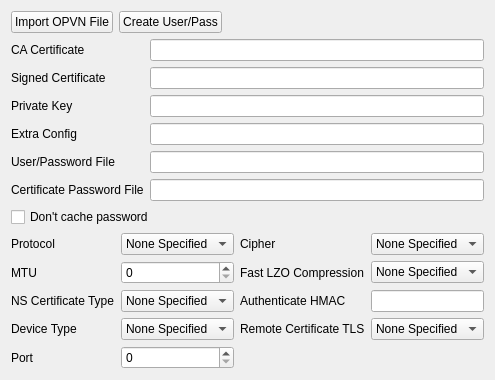
     <widget class="QWidget" name="OpenVPN">
      <layout class="QVBoxLayout" name="verticalLayout_8">
       <item>
        <layout class="QHBoxLayout" name="horizontalLayout_4">
         <item>
          <widget class="QPushButton" name="pushButton_01_importopvn">
           <property name="whatsThis">
            <string>&lt;html&gt;&lt;head/&gt;&lt;body&gt;&lt;p&gt;This button will import an OpenVPN .opvn file. The .opvn file will be read, processed, and converted to a .conf file with the location of the resulting file entered into the Extra Config box below. The .conf file will be supplied as an argument to the &lt;span style=&quot; font-weight:600;&quot;&gt;--config&lt;/span&gt; option in OpenVPN.&lt;/p&gt;&lt;/body&gt;&lt;/html&gt;</string>
           </property>
           <property name="text">
            <string>Import OPVN File</string>
           </property>
          </widget>
         </item>
         <item>
          <widget class="QPushButton" name="pushButton_01_createuserpass">
           <property name="whatsThis">
            <string>&lt;html&gt;&lt;head/&gt;&lt;body&gt;&lt;p&gt;This will allow the creation of a User/Password file.  You will be prompted to supply the OpenVPN user name and password for the VPN service.  This file is used in conjunction with the &lt;span style=&quot; font-weight:600;&quot;&gt;--auth-user-pass&lt;/span&gt; option.  The location of the file created will be automatically entered in the User/Password box below.&lt;/p&gt;&lt;/body&gt;&lt;/html&gt;</string>
           </property>
           <property name="text">
            <string>Create User/Pass</string>
           </property>
          </widget>
         </item>
         <item>
          <spacer name="horizontalSpacer_6">
           <property name="orientation">
            <enum>Qt::Horizontal</enum>
           </property>
           <property name="sizeHint" stdset="0">
            <size>
             <width>40</width>
             <height>20</height>
            </size>
           </property>
          </spacer>
         </item>
        </layout>
       </item>
       <item>
        <layout class="QGridLayout" name="gridLayout_16">
         <item row="5" column="0">
          <widget class="QLabel" name="label_01_authuserpass">
           <property name="text">
            <string>User/Password File</string>
           </property>
          </widget>
         </item>
         <item row="0" column="0">
          <widget class="QLabel" name="label_01_cacert">
           <property name="text">
            <string>&lt;html&gt;&lt;head/&gt;&lt;body&gt;&lt;p&gt;&lt;span style=&quot; color:#000000;&quot;&gt;CA Certificate&lt;/span&gt;&lt;/p&gt;&lt;/body&gt;&lt;/html&gt;</string>
           </property>
          </widget>
         </item>
         <item row="1" column="1">
          <widget class="QLineEdit" name="lineEdit_01_cert">
           <property name="whatsThis">
            <string>&lt;html&gt;&lt;head/&gt;&lt;body&gt;&lt;p&gt;Local peer's signed certificate in .pem format which must be signed by a certificate authority whose certificate is in --ca file.&lt;/p&gt;&lt;p&gt;Each peer in an OpenVPN link running in TLS mode should have its own certificate and private key file. In addition, each certificate should have been signed by the key of a certificate authority whose public key resides in the --ca certificate authority file.&lt;/p&gt;&lt;/body&gt;&lt;/html&gt;</string>
           </property>
          </widget>
         </item>
         <item row="1" column="0">
          <widget class="QLabel" name="label_01_cert">
           <property name="text">
            <string>&lt;html&gt;&lt;head/&gt;&lt;body&gt;&lt;p&gt;&lt;span style=&quot; color:#000000;&quot;&gt;Signed Certificate&lt;/span&gt;&lt;/p&gt;&lt;/body&gt;&lt;/html&gt;</string>
           </property>
          </widget>
         </item>
         <item row="4" column="0">
          <widget class="QLabel" name="label_01_config">
           <property name="text">
            <string>Extra Config</string>
           </property>
          </widget>
         </item>
         <item row="2" column="0">
          <widget class="QLabel" name="label_01_key">
           <property name="text">
            <string>&lt;html&gt;&lt;head/&gt;&lt;body&gt;&lt;p&gt;&lt;span style=&quot; color:#000000;&quot;&gt;Private Key&lt;/span&gt;&lt;/p&gt;&lt;/body&gt;&lt;/html&gt;</string>
           </property>
          </widget>
         </item>
         <item row="0" column="1">
          <widget class="QLineEdit" name="lineEdit_01_cacert">
           <property name="whatsThis">
            <string>&lt;html&gt;&lt;head/&gt;&lt;body&gt;&lt;p&gt;Certificate authority (CA) file in .pem format, also referred to as the root certificate. This file can have multiple certificates in  .pem  format,  concatenated together.&lt;/p&gt;&lt;/body&gt;&lt;/html&gt;</string>
           </property>
          </widget>
         </item>
         <item row="5" column="1">
          <widget class="QLineEdit" name="lineEdit_01_authuserpass">
           <property name="whatsThis">
            <string>&lt;html&gt;&lt;head/&gt;&lt;body&gt;&lt;p&gt;Location of a user/password file to be used in conjunction with the &lt;span style=&quot; font-weight:600;&quot;&gt;--auth-user-pass&lt;/span&gt; option.&lt;/p&gt;&lt;/body&gt;&lt;/html&gt;</string>
           </property>
          </widget>
         </item>
         <item row="2" column="1">
          <widget class="QLineEdit" name="lineEdit_01_key">
           <property name="whatsThis">
            <string>&lt;html&gt;&lt;head/&gt;&lt;body&gt;&lt;p&gt;Local peer's private key in .pem format. Use the private key which was generated when you built your peer's certificate&lt;/p&gt;&lt;/body&gt;&lt;/html&gt;</string>
           </property>
          </widget>
         </item>
         <item row="4" column="1">
          <widget class="QLineEdit" name="lineEdit_01_config">
           <property name="whatsThis">
            <string>&lt;html&gt;&lt;head/&gt;&lt;body&gt;&lt;p&gt;OpenVPN config file that can contain extra options not supported by the ConnMan OpenVPN plugin.&lt;/p&gt;&lt;p&gt;When an OpenVPN .opvn file is imported the contents of that are placed in the extra config file.&lt;/p&gt;&lt;/body&gt;&lt;/html&gt;</string>
           </property>
          </widget>
         </item>
         <item row="6" column="0">
          <widget class="QLabel" name="label_01_askpass">
           <property name="text">
            <string>Certificate Password File</string>
           </property>
          </widget>
         </item>
         <item row="6" column="1">
          <widget class="QLineEdit" name="lineEdit_01_askpass">
           <property name="whatsThis">
            <string>&lt;html&gt;&lt;head/&gt;&lt;body&gt;&lt;p&gt;For the extremely security conscious, it is possible to protect your private key with a password.  Location of the file containing the password is in this box. &lt;/p&gt;&lt;/body&gt;&lt;/html&gt;</string>
           </property>
          </widget>
         </item>
        </layout>
       </item>
       <item>
        <widget class="QCheckBox" name="checkBox_01_authnocache">
         <property name="whatsThis">
          <string>&lt;html&gt;&lt;head/&gt;&lt;body&gt;&lt;p&gt;Don't cache &lt;span style=&quot; font-weight:600;&quot;&gt;--askpass&lt;/span&gt; or &lt;span style=&quot; font-weight:600;&quot;&gt;--auth-user-pass&lt;/span&gt; username names and passwords in virtual memory.&lt;/p&gt;&lt;/body&gt;&lt;/html&gt;</string>
         </property>
         <property name="text">
          <string>Don't cache password</string>
         </property>
        </widget>
       </item>
       <item>
        <layout class="QGridLayout" name="gridLayout_18">
         <item row="1" column="3">
          <widget class="QComboBox" name="comboBox_01_complzo">
           <property name="whatsThis">
            <string>&lt;html&gt;&lt;head/&gt;&lt;body&gt;&lt;p&gt;&lt;span style=&quot; font-weight:600;&quot;&gt;DEPRECATED&lt;/span&gt;&lt;/p&gt;&lt;p&gt;Enable LZO compression algorithm.  Compression is generally not recommended.  VPN tunnels which use compression are suspectible to the VORALCE attack vector. Use LZO compression may add up to 1 byte per packet for incompressible data. mode may be yes, no, or adaptive (default).&lt;/p&gt;&lt;/body&gt;&lt;/html&gt;</string>
           </property>
           <item>
            <property name="text">
             <string>None Specified</string>
            </property>
           </item>
           <item>
            <property name="text">
             <string>adaptive</string>
            </property>
           </item>
           <item>
            <property name="text">
             <string>yes</string>
            </property>
           </item>
           <item>
            <property name="text">
             <string>no</string>
            </property>
           </item>
          </widget>
         </item>
         <item row="0" column="3">
          <widget class="QComboBox" name="comboBox_01_cipher">
           <property name="whatsThis">
            <string>&lt;html&gt;&lt;head/&gt;&lt;body&gt;&lt;p&gt;This option is deprecated for server-client mode. Options &lt;span style=&quot; font-weight:600;&quot;&gt;--data-ciphers&lt;/span&gt; or possibly -&lt;span style=&quot; font-weight:600;&quot;&gt;-data-ciphers-fallback&lt;/span&gt; should be used instead. Encrypt data channel packets with the specified cipher algorithm.&lt;/p&gt;&lt;p&gt;The default is BF-CBC, an abbreviation for Blowfish in Cipher Block Chaining mode.&lt;/p&gt;&lt;/body&gt;&lt;/html&gt;</string>
           </property>
           <item>
            <property name="text">
             <string>None Specified</string>
            </property>
           </item>
          </widget>
         </item>
         <item row="4" column="1">
          <widget class="QSpinBox" name="spinBox_01_port">
           <property name="whatsThis">
            <string>&lt;html&gt;&lt;head/&gt;&lt;body&gt;&lt;p&gt;TCP/UDP port number.&lt;/p&gt;&lt;/body&gt;&lt;/html&gt;</string>
           </property>
          </widget>
         </item>
         <item row="1" column="0">
          <widget class="QLabel" name="label_01_mtu">
           <property name="text">
            <string>MTU</string>
           </property>
          </widget>
         </item>
         <item row="0" column="1">
          <widget class="QComboBox" name="comboBox_01_proto">
           <property name="whatsThis">
            <string>&lt;html&gt;&lt;head/&gt;&lt;body&gt;&lt;p&gt;Specify the protocol for communicating with remote host. The protocal can be &lt;span style=&quot; font-weight:600;&quot;&gt;udp, tcp-client, or tcp-server.&lt;/span&gt;&lt;/p&gt;&lt;p&gt;You can also limit OpenVPN to use only IPv4 or only IPv6 by specifying the protocol as &lt;span style=&quot; font-weight:600;&quot;&gt;udp4, tcp4-client, tcp4-server or udp6, tcp6-client, tcp6-server&lt;/span&gt;, respectively. &lt;/p&gt;&lt;p&gt;The default protocol is udp when --proto is not specified.&lt;/p&gt;&lt;p&gt;For UDP operation, --proto udp should be specified on both peers.&lt;/p&gt;&lt;/body&gt;&lt;/html&gt;</string>
           </property>
           <item>
            <property name="text">
             <string>None Specified</string>
            </property>
           </item>
           <item>
            <property name="text">
             <string>udp</string>
            </property>
           </item>
           <item>
            <property name="text">
             <string>udp4</string>
            </property>
           </item>
           <item>
            <property name="text">
             <string>udp6</string>
            </property>
           </item>
           <item>
            <property name="text">
             <string>tcp-client</string>
            </property>
           </item>
           <item>
            <property name="text">
             <string>tcp4-client</string>
            </property>
           </item>
           <item>
            <property name="text">
             <string>tcp6-client</string>
            </property>
           </item>
           <item>
            <property name="text">
             <string>tcp-server</string>
            </property>
           </item>
           <item>
            <property name="text">
             <string>tcp4-server</string>
            </property>
           </item>
           <item>
            <property name="text">
             <string>tcp6-server</string>
            </property>
           </item>
          </widget>
         </item>
         <item row="3" column="1">
          <widget class="QComboBox" name="comboBox_01_devtype">
           <property name="whatsThis">
            <string>&lt;html&gt;&lt;head/&gt;&lt;body&gt;&lt;p&gt;Specify which device type are we using. Device-type should be tun (OSI Layer 3) or tap (OSI Layer 2).&lt;/p&gt;&lt;p&gt;Only use this option if the TUN/TAP device used with &lt;span style=&quot; font-weight:600;&quot;&gt;--dev&lt;/span&gt;  does not begin with tun or tap.&lt;/p&gt;&lt;/body&gt;&lt;/html&gt;</string>
           </property>
           <item>
            <property name="text">
             <string>None Specified</string>
            </property>
           </item>
           <item>
            <property name="text">
             <string>tun</string>
            </property>
           </item>
           <item>
            <property name="text">
             <string>tap</string>
            </property>
           </item>
          </widget>
         </item>
         <item row="0" column="0">
          <widget class="QLabel" name="label_01_proto">
           <property name="text">
            <string>Protocol</string>
           </property>
          </widget>
         </item>
         <item row="2" column="1">
          <widget class="QComboBox" name="comboBox_01_certtype">
           <property name="whatsThis">
            <string>&lt;html&gt;&lt;head/&gt;&lt;body&gt;&lt;p&gt;&lt;span style=&quot; font-weight:600;&quot;&gt;Removed in OpenVPN 2.5.&lt;/span&gt;&lt;/p&gt;&lt;p&gt;The nsCertType field is no longer supported in recent SSL/TLS libraries. If your certificates does not include key usage and extended key usage fields, they must be upgraded and the &lt;span style=&quot; font-weight:600;&quot;&gt;--remote-cert-tls&lt;/span&gt; option should be used instead.&lt;/p&gt;&lt;/body&gt;&lt;/html&gt;</string>
           </property>
           <item>
            <property name="text">
             <string>None Specified</string>
            </property>
           </item>
           <item>
            <property name="text">
             <string>server</string>
            </property>
           </item>
           <item>
            <property name="text">
             <string>client</string>
            </property>
           </item>
          </widget>
         </item>
         <item row="2" column="3">
          <widget class="QLineEdit" name="lineEdit_01_auth">
           <property name="whatsThis">
            <string>&lt;html&gt;&lt;head/&gt;&lt;body&gt;&lt;p&gt;Authenticate data channel packets and (if enabled) tls-auth control channel packets with HMAC using the specified message digest algorithm. (The default is SHA1 ).&lt;/p&gt;&lt;p&gt;HMAC is a commonly used message authentication algorithm (MAC) that uses a data string, a secure hash algorithm and a key to produce a digital signature.&lt;/p&gt;&lt;/body&gt;&lt;/html&gt;</string>
           </property>
          </widget>
         </item>
         <item row="3" column="2">
          <widget class="QLabel" name="label_01_remotecerttls">
           <property name="text">
            <string>Remote Certificate TLS</string>
           </property>
          </widget>
         </item>
         <item row="2" column="0">
          <widget class="QLabel" name="label_01_certtype">
           <property name="text">
            <string>NS Certificate Type</string>
           </property>
          </widget>
         </item>
         <item row="1" column="2">
          <widget class="QLabel" name="label_01_complzo">
           <property name="text">
            <string>Fast LZO Compression</string>
           </property>
          </widget>
         </item>
         <item row="4" column="0">
          <widget class="QLabel" name="label_01_port">
           <property name="text">
            <string>Port</string>
           </property>
          </widget>
         </item>
         <item row="0" column="2">
          <widget class="QLabel" name="label_01_cipher">
           <property name="text">
            <string>Cipher</string>
           </property>
          </widget>
         </item>
         <item row="2" column="2">
          <widget class="QLabel" name="label_01_auth">
           <property name="text">
            <string>Authenticate HMAC</string>
           </property>
          </widget>
         </item>
         <item row="3" column="0">
          <widget class="QLabel" name="label_01_devtype">
           <property name="text">
            <string>Device Type</string>
           </property>
          </widget>
         </item>
         <item row="3" column="3">
          <widget class="QComboBox" name="comboBox_01_remotecerttls">
           <property name="whatsThis">
            <string>&lt;html&gt;&lt;head/&gt;&lt;body&gt;&lt;p&gt;Require that peer certificate was signed with an explicit key usage and extended key usage based on RFC3280 TLS rules.&lt;/p&gt;&lt;p&gt;This is a useful security option for clients to ensure that the host they connect to is a designated server. Or the other way around; for a server to  verify that only hosts with a client certificate can connect.&lt;/p&gt;&lt;/body&gt;&lt;/html&gt;</string>
           </property>
           <item>
            <property name="text">
             <string>None Specified</string>
            </property>
           </item>
           <item>
            <property name="text">
             <string>client</string>
            </property>
           </item>
           <item>
            <property name="text">
             <string>server</string>
            </property>
           </item>
          </widget>
         </item>
         <item row="1" column="1">
          <widget class="QSpinBox" name="spinBox_01_mtu">
           <property name="whatsThis">
            <string>&lt;html&gt;&lt;head/&gt;&lt;body&gt;&lt;p&gt;Set the tunnel MTU.&lt;/p&gt;&lt;/body&gt;&lt;/html&gt;</string>
           </property>
          </widget>
         </item>
        </layout>
       </item>
      </layout>
     </widget>
